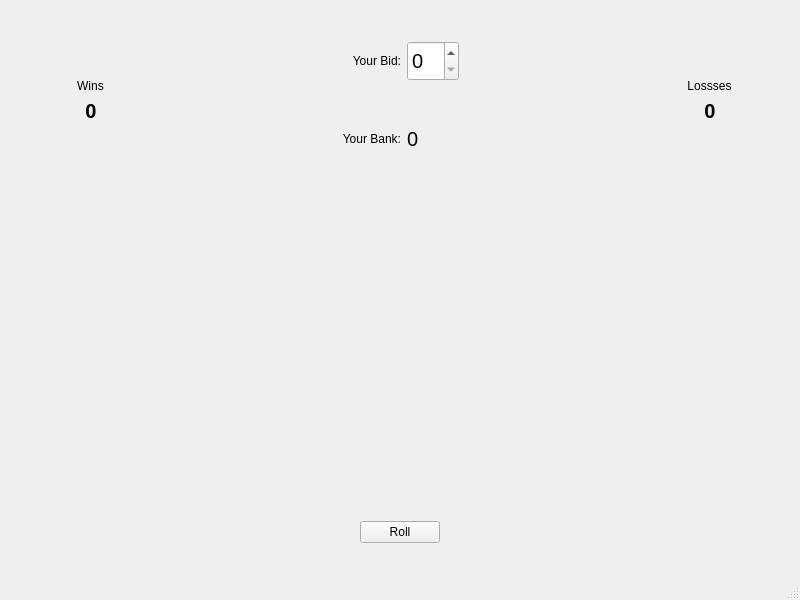
<?xml version="1.0" encoding="UTF-8"?>
<ui version="4.0">
 <class>MainWindow</class>
 <widget class="QMainWindow" name="MainWindow">
  <property name="geometry">
   <rect>
    <x>0</x>
    <y>0</y>
    <width>800</width>
    <height>600</height>
   </rect>
  </property>
  <property name="windowTitle">
   <string>MainWindow</string>
  </property>
  <widget class="QWidget" name="centralwidget">
   <layout class="QGridLayout" name="gridLayout_2">
    <item row="0" column="0">
     <layout class="QVBoxLayout" name="verticalLayout_6">
      <item>
       <layout class="QHBoxLayout" name="horizontalLayout_5">
        <item>
         <layout class="QVBoxLayout" name="verticalLayout_3">
          <item>
           <spacer name="verticalSpacer_6">
            <property name="orientation">
             <enum>Qt::Vertical</enum>
            </property>
            <property name="sizeHint" stdset="0">
             <size>
              <width>20</width>
              <height>10</height>
             </size>
            </property>
           </spacer>
          </item>
          <item>
           <layout class="QVBoxLayout" name="verticalLayout">
            <item>
             <widget class="QLabel" name="yourWinsLabel">
              <property name="minimumSize">
               <size>
                <width>80</width>
                <height>0</height>
               </size>
              </property>
              <property name="text">
               <string>Wins</string>
              </property>
              <property name="alignment">
               <set>Qt::AlignCenter</set>
              </property>
             </widget>
            </item>
            <item>
             <layout class="QHBoxLayout" name="horizontalLayout_3">
              <item>
               <spacer name="horizontalSpacer_6">
                <property name="orientation">
                 <enum>Qt::Horizontal</enum>
                </property>
                <property name="sizeHint" stdset="0">
                 <size>
                  <width>40</width>
                  <height>20</height>
                 </size>
                </property>
               </spacer>
              </item>
              <item>
               <widget class="QLabel" name="winsLabel">
                <property name="font">
                 <font>
                  <pointsize>15</pointsize>
                  <weight>75</weight>
                  <bold>true</bold>
                 </font>
                </property>
                <property name="text">
                 <string>0</string>
                </property>
                <property name="alignment">
                 <set>Qt::AlignCenter</set>
                </property>
               </widget>
              </item>
              <item>
               <spacer name="horizontalSpacer_7">
                <property name="orientation">
                 <enum>Qt::Horizontal</enum>
                </property>
                <property name="sizeHint" stdset="0">
                 <size>
                  <width>40</width>
                  <height>20</height>
                 </size>
                </property>
               </spacer>
              </item>
             </layout>
            </item>
           </layout>
          </item>
          <item>
           <spacer name="verticalSpacer_7">
            <property name="orientation">
             <enum>Qt::Vertical</enum>
            </property>
            <property name="sizeHint" stdset="0">
             <size>
              <width>20</width>
              <height>20</height>
             </size>
            </property>
           </spacer>
          </item>
         </layout>
        </item>
        <item>
         <spacer name="horizontalSpacer_10">
          <property name="orientation">
           <enum>Qt::Horizontal</enum>
          </property>
          <property name="sizeHint" stdset="0">
           <size>
            <width>40</width>
            <height>20</height>
           </size>
          </property>
         </spacer>
        </item>
        <item>
         <layout class="QGridLayout" name="gridLayout">
          <item row="0" column="0">
           <widget class="QLabel" name="label">
            <property name="text">
             <string>Your Bid:</string>
            </property>
            <property name="alignment">
             <set>Qt::AlignRight|Qt::AlignTrailing|Qt::AlignVCenter</set>
            </property>
           </widget>
          </item>
          <item row="0" column="1">
           <widget class="QSpinBox" name="bidSpinBox">
            <property name="minimumSize">
             <size>
              <width>0</width>
              <height>40</height>
             </size>
            </property>
            <property name="maximumSize">
             <size>
              <width>16777215</width>
              <height>40</height>
             </size>
            </property>
            <property name="font">
             <font>
              <pointsize>15</pointsize>
             </font>
            </property>
           </widget>
          </item>
          <item row="1" column="0">
           <widget class="QLabel" name="label_2">
            <property name="text">
             <string>Your Bank:</string>
            </property>
            <property name="alignment">
             <set>Qt::AlignRight|Qt::AlignTrailing|Qt::AlignVCenter</set>
            </property>
           </widget>
          </item>
          <item row="1" column="1">
           <widget class="QLabel" name="bankValue">
            <property name="minimumSize">
             <size>
              <width>0</width>
              <height>40</height>
             </size>
            </property>
            <property name="maximumSize">
             <size>
              <width>16777215</width>
              <height>40</height>
             </size>
            </property>
            <property name="font">
             <font>
              <pointsize>15</pointsize>
             </font>
            </property>
            <property name="text">
             <string>0</string>
            </property>
            <property name="alignment">
             <set>Qt::AlignLeading|Qt::AlignLeft|Qt::AlignVCenter</set>
            </property>
            <property name="margin">
             <number>5</number>
            </property>
           </widget>
          </item>
         </layout>
        </item>
        <item>
         <spacer name="horizontalSpacer_11">
          <property name="orientation">
           <enum>Qt::Horizontal</enum>
          </property>
          <property name="sizeHint" stdset="0">
           <size>
            <width>40</width>
            <height>20</height>
           </size>
          </property>
         </spacer>
        </item>
        <item>
         <layout class="QVBoxLayout" name="verticalLayout_4">
          <item>
           <spacer name="verticalSpacer_9">
            <property name="orientation">
             <enum>Qt::Vertical</enum>
            </property>
            <property name="sizeHint" stdset="0">
             <size>
              <width>20</width>
              <height>10</height>
             </size>
            </property>
           </spacer>
          </item>
          <item>
           <layout class="QVBoxLayout" name="verticalLayout_5">
            <item>
             <widget class="QLabel" name="yourWinsLabel_2">
              <property name="minimumSize">
               <size>
                <width>80</width>
                <height>0</height>
               </size>
              </property>
              <property name="text">
               <string>Lossses</string>
              </property>
              <property name="alignment">
               <set>Qt::AlignCenter</set>
              </property>
             </widget>
            </item>
            <item>
             <layout class="QHBoxLayout" name="horizontalLayout_4">
              <item>
               <spacer name="horizontalSpacer_8">
                <property name="orientation">
                 <enum>Qt::Horizontal</enum>
                </property>
                <property name="sizeHint" stdset="0">
                 <size>
                  <width>40</width>
                  <height>20</height>
                 </size>
                </property>
               </spacer>
              </item>
              <item>
               <widget class="QLabel" name="lossesLabel">
                <property name="font">
                 <font>
                  <pointsize>15</pointsize>
                  <weight>75</weight>
                  <bold>true</bold>
                 </font>
                </property>
                <property name="text">
                 <string>0</string>
                </property>
                <property name="alignment">
                 <set>Qt::AlignCenter</set>
                </property>
               </widget>
              </item>
              <item>
               <spacer name="horizontalSpacer_9">
                <property name="orientation">
                 <enum>Qt::Horizontal</enum>
                </property>
                <property name="sizeHint" stdset="0">
                 <size>
                  <width>40</width>
                  <height>20</height>
                 </size>
                </property>
               </spacer>
              </item>
             </layout>
            </item>
           </layout>
          </item>
          <item>
           <spacer name="verticalSpacer_10">
            <property name="orientation">
             <enum>Qt::Vertical</enum>
            </property>
            <property name="sizeHint" stdset="0">
             <size>
              <width>20</width>
              <height>20</height>
             </size>
            </property>
           </spacer>
          </item>
         </layout>
        </item>
       </layout>
      </item>
      <item>
       <layout class="QHBoxLayout" name="horizontalLayout">
        <item>
         <spacer name="horizontalSpacer">
          <property name="orientation">
           <enum>Qt::Horizontal</enum>
          </property>
          <property name="sizeType">
           <enum>QSizePolicy::MinimumExpanding</enum>
          </property>
          <property name="sizeHint" stdset="0">
           <size>
            <width>40</width>
            <height>20</height>
           </size>
          </property>
         </spacer>
        </item>
        <item>
         <widget class="QLabel" name="die1View">
          <property name="sizePolicy">
           <sizepolicy hsizetype="Fixed" vsizetype="Fixed">
            <horstretch>0</horstretch>
            <verstretch>0</verstretch>
           </sizepolicy>
          </property>
          <property name="minimumSize">
           <size>
            <width>180</width>
            <height>180</height>
           </size>
          </property>
          <property name="font">
           <font>
            <pointsize>72</pointsize>
            <weight>75</weight>
            <bold>true</bold>
           </font>
          </property>
          <property name="text">
           <string/>
          </property>
          <property name="pixmap">
           <pixmap resource="crapsResources.qrc">:/1</pixmap>
          </property>
          <property name="alignment">
           <set>Qt::AlignCenter</set>
          </property>
         </widget>
        </item>
        <item>
         <spacer name="horizontalSpacer_2">
          <property name="orientation">
           <enum>Qt::Horizontal</enum>
          </property>
          <property name="sizeType">
           <enum>QSizePolicy::MinimumExpanding</enum>
          </property>
          <property name="sizeHint" stdset="0">
           <size>
            <width>40</width>
            <height>20</height>
           </size>
          </property>
         </spacer>
        </item>
        <item>
         <widget class="QLabel" name="die2View">
          <property name="sizePolicy">
           <sizepolicy hsizetype="Fixed" vsizetype="Fixed">
            <horstretch>0</horstretch>
            <verstretch>0</verstretch>
           </sizepolicy>
          </property>
          <property name="minimumSize">
           <size>
            <width>180</width>
            <height>180</height>
           </size>
          </property>
          <property name="font">
           <font>
            <pointsize>72</pointsize>
            <weight>75</weight>
            <bold>true</bold>
           </font>
          </property>
          <property name="text">
           <string/>
          </property>
          <property name="pixmap">
           <pixmap resource="crapsResources.qrc">:/1</pixmap>
          </property>
          <property name="alignment">
           <set>Qt::AlignCenter</set>
          </property>
         </widget>
        </item>
        <item>
         <spacer name="horizontalSpacer_3">
          <property name="orientation">
           <enum>Qt::Horizontal</enum>
          </property>
          <property name="sizeType">
           <enum>QSizePolicy::MinimumExpanding</enum>
          </property>
          <property name="sizeHint" stdset="0">
           <size>
            <width>40</width>
            <height>20</height>
           </size>
          </property>
         </spacer>
        </item>
       </layout>
      </item>
      <item>
       <layout class="QVBoxLayout" name="verticalLayout_2">
        <item>
         <spacer name="verticalSpacer_2">
          <property name="orientation">
           <enum>Qt::Vertical</enum>
          </property>
          <property name="sizeHint" stdset="0">
           <size>
            <width>20</width>
            <height>40</height>
           </size>
          </property>
         </spacer>
        </item>
        <item>
         <widget class="QLabel" name="resultsLabel">
          <property name="font">
           <font>
            <pointsize>15</pointsize>
           </font>
          </property>
          <property name="text">
           <string/>
          </property>
          <property name="alignment">
           <set>Qt::AlignCenter</set>
          </property>
         </widget>
        </item>
        <item>
         <spacer name="verticalSpacer_4">
          <property name="orientation">
           <enum>Qt::Vertical</enum>
          </property>
          <property name="sizeHint" stdset="0">
           <size>
            <width>20</width>
            <height>5</height>
           </size>
          </property>
         </spacer>
        </item>
        <item>
         <widget class="QLabel" name="rollingForLabel">
          <property name="font">
           <font>
            <pointsize>10</pointsize>
           </font>
          </property>
          <property name="text">
           <string/>
          </property>
          <property name="alignment">
           <set>Qt::AlignCenter</set>
          </property>
         </widget>
        </item>
        <item>
         <spacer name="horizontalSpacer_12">
          <property name="orientation">
           <enum>Qt::Horizontal</enum>
          </property>
          <property name="sizeHint" stdset="0">
           <size>
            <width>40</width>
            <height>20</height>
           </size>
          </property>
         </spacer>
        </item>
        <item>
         <layout class="QHBoxLayout" name="horizontalLayout_2">
          <item>
           <spacer name="horizontalSpacer_5">
            <property name="orientation">
             <enum>Qt::Horizontal</enum>
            </property>
            <property name="sizeHint" stdset="0">
             <size>
              <width>40</width>
              <height>20</height>
             </size>
            </property>
           </spacer>
          </item>
          <item>
           <widget class="QPushButton" name="rollButton">
            <property name="text">
             <string>Roll</string>
            </property>
           </widget>
          </item>
          <item>
           <spacer name="horizontalSpacer_4">
            <property name="orientation">
             <enum>Qt::Horizontal</enum>
            </property>
            <property name="sizeHint" stdset="0">
             <size>
              <width>40</width>
              <height>20</height>
             </size>
            </property>
           </spacer>
          </item>
         </layout>
        </item>
        <item>
         <spacer name="verticalSpacer_3">
          <property name="orientation">
           <enum>Qt::Vertical</enum>
          </property>
          <property name="sizeHint" stdset="0">
           <size>
            <width>20</width>
            <height>17</height>
           </size>
          </property>
         </spacer>
        </item>
       </layout>
      </item>
     </layout>
    </item>
   </layout>
  </widget>
  <widget class="QMenuBar" name="menubar">
   <property name="geometry">
    <rect>
     <x>0</x>
     <y>0</y>
     <width>800</width>
     <height>26</height>
    </rect>
   </property>
  </widget>
  <widget class="QStatusBar" name="statusbar"/>
 </widget>
 <resources>
  <include location="crapsResources.qrc"/>
 </resources>
 <connections/>
</ui>
